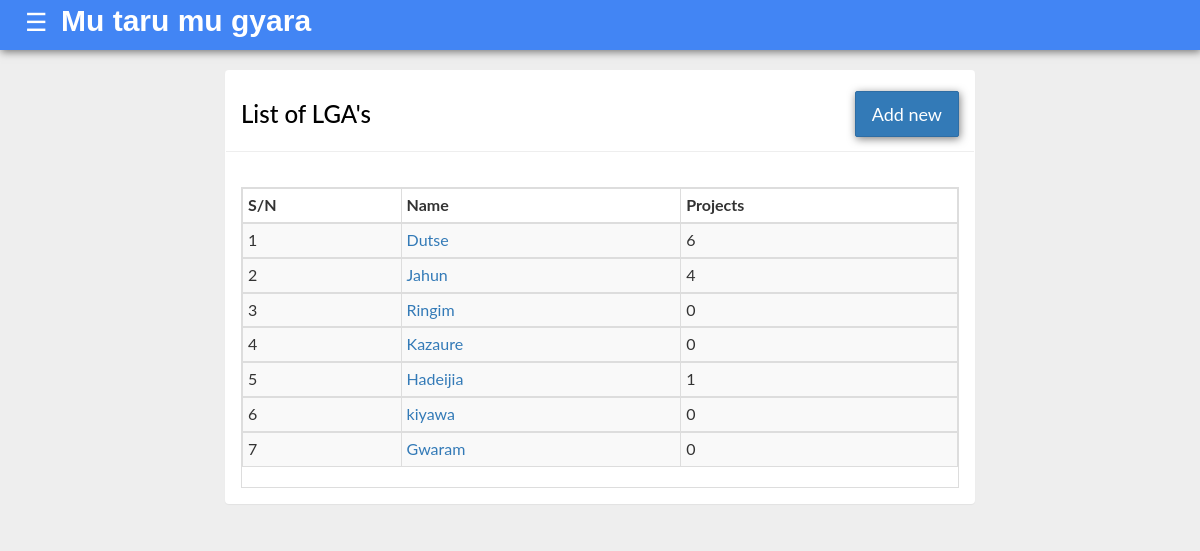
Screenshot of /lgalist (signed in) with the database file from the repository.
### lga/models.py (models this page shows, shortened)
class Lga(models.Model):
    name = models.CharField(max_length = 200)
    def lgaProjectCount(self):
        return self.projects.all().count()

### lga/views.py (the view)
# urls.py: path('lgalist', views.LgaList.as_view(), name = 'lga_list'),
class LgaList(LoginRequiredMixin, ListView):
    model = Lga

### lga/templates/lga/lga_list.html
{% extends "base.html" %}
{% block content %}
<div class="col-sm-12 col-md-8 col-md-offset-2">
<div class="panel panel-inverse">
<div class="panel-heading">
<h3>List of LGA's<span><a class="btn btn-primary btn-lg" href="{% url 'lga:lga_create' %}" style="float:right; margin-top:-10px;">Add new</a></span></h3>
</div>
<hr>
<div class="panel-body">
  <div class="table-responsive table-bordered">
<table class="table table-bordered table-striped table-condensed">
<thead>
<tr>
<th>S/N</th>
<th>Name</th>
<th>Projects</th>
</tr>
</thead>
{% for lga in object_list %}
<tbody>
<tr>
<td>{{forloop.counter}}</td>
<td><a href="{% url 'lga:lga_detail' lga.id %}">{{lga.name}}</a></td>
<td>{{lga.lgaProjectCount}}</td>
</tr>
{% endfor %}
</tbody>
</div>
</div></div>
{% endblock content %}

### users/static/css/base.css (style rules this page uses)
body { background-color: #eee; font-family: "Lato", sans-serif; }
.btn { box-shadow: 1px 2px 8px rgba(0, 0, 0, .5); border-radius: 2px; }
.panel-heading { color: black; height: 60px; }

### rows the page displays
Lga: name "Dutse", lgaProjectCount "6"
Lga: name "Jahun", lgaProjectCount "4"
Lga: name "Ringim", lgaProjectCount "0"
Lga: name "Kazaure", lgaProjectCount "0"
Lga: name "Hadeijia", lgaProjectCount "1"
Lga: name "kiyawa", lgaProjectCount "0"
Lga: name "Gwaram", lgaProjectCount "0"
